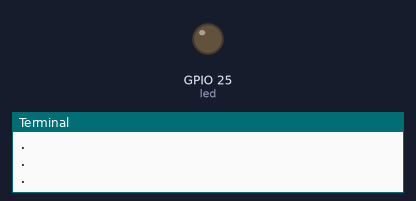
Recording of a program running on a simulated Raspberry Pi (BCM pin numbers). On the bench: output pins drawn as LEDs (lit = HIGH), the last lines printed to the terminal. At 23.8 s the program stops and its outputs stay as they are.

Above: at 1.4 s.
At 20.2 s:
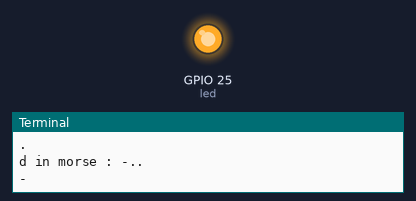
Timing chart, 0 to 22.9 s (numbered marks = the images above):
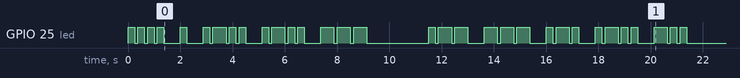

The program:

morse_led.py
```python
from gpiozero import LED
from time import sleep

# LED connected to GPIO pin 25
led = LED(25)


# Time length for morse signs
# There's a silence lasting exactly as long as a dash, between letters.
# And, between words, a pause that lasts exactly as long as seven dots.
# More info on : https://www.quora.com/How-do-you-separate-letters-in-Morse-code-How-do-you-separate-words
dot = 0.25
dash = 0.5
between_letters = dash
between_words = 7*dot
between_signs = dot/2

# Morse code for letterss
morse = {
        'A': '.-',
        'B': '-...',
        'C': '-.-.',
        'D': '-..',
        'E': '.',
        'F': '..-.',
        'G': '--.',
        'H': '....',
        'I': '..',
        'J': '.---',
        'K': '-.-',
        'L': '.-..',
        'M': '--',
        'N': '-.',
        'O': '---',
        'P': '.--.',
        'Q': '--.-',
        'R': '.-.',
        'S': '...',
        'T': '-',
        'U': '..-',
        'V': '...-',
        'W': '.--',
        'X': '-..-',
        'Y': '-.--',
        'Z': '--..'
}

for s in '---':
    print(s)

def morse_to_led(letter):
    morse_letter = morse[letter.upper()]
    print('{} in morse : {}'.format(letter, morse_letter))
    for sign in morse_letter:
        print(sign)
        led.on()
        if sign == '.':
            sleep(dot)
        else:
            sleep(dash)
        led.off()
        sleep(between_signs)


msg = 'Hello World'

words = [w for w in msg.split(" ")]

for word in words:
    print(word)
    for letter in word:
        morse_to_led(letter)
        sleep(between_letters)
    sleep(between_words)

# Releasing PIN
led.close()
```

Measured:
- by itself, GPIO 25 (led): LOW → HIGH at 0.00 s, → LOW 0.25 s later, → HIGH 0.13 s later, → LOW 0.25 s later, … (64 changes in this stretch)
